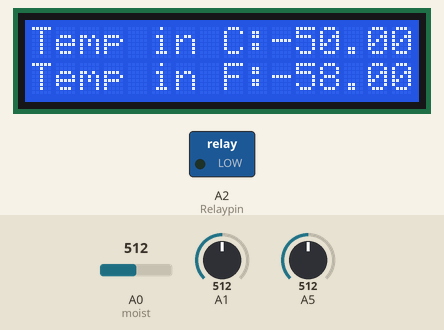
Recording of a sketch running on a simulated Arduino Uno, built with avr-gcc and run on an emulated ATmega328P. Parts: 16×2 character LCD, switched loads named in the sketch (green lamp = pin HIGH). The test bench sets the inputs (shaded band); at power-on: A0 (moist) = 512, A1 = 512, A5 = 512.

Above: at 1.2 s.
1.3 s: A0 (moist) set to 494
At 4.4 s:
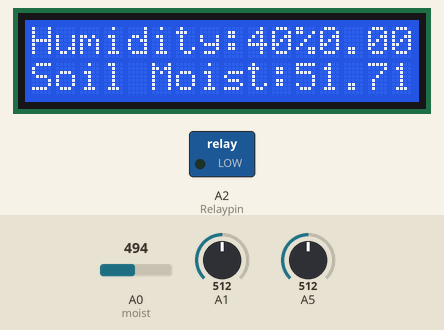
13.5 s: A0 (moist) set to 1023
At 15.6 s:
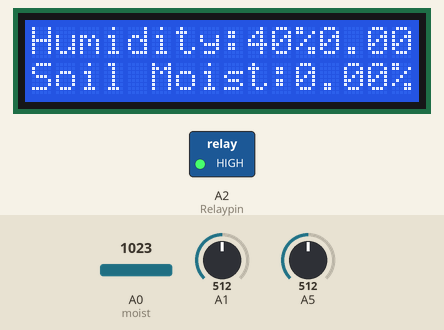
25.6 s: A0 (moist) set to 929
At 27.9 s:
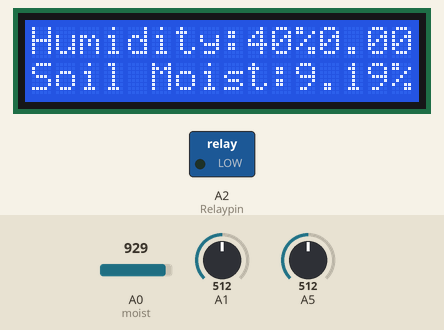
32.3 s: A0 (moist) set to 908
At 34.1 s:
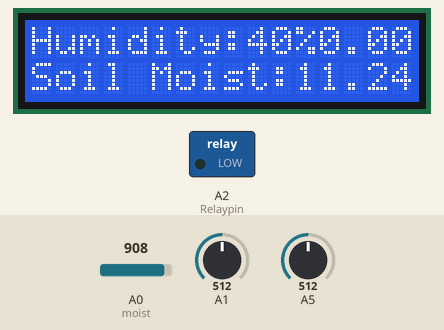
43.6 s: A0 (moist) set to 511
At 49.0 s:
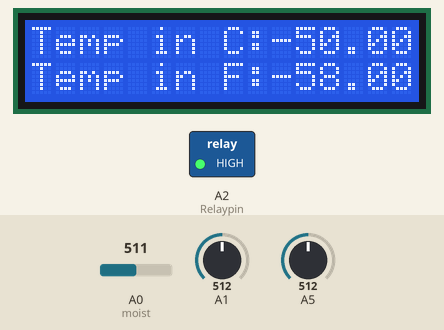
57.1 s: A1 set to 716
At 57.7 s:
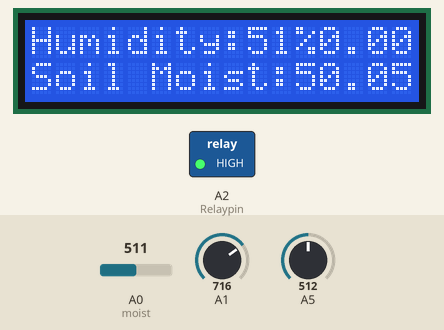
Timing chart, 0 to 60.1 s (numbered marks = the images above; inputs shaded):
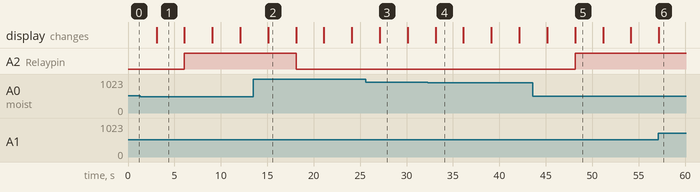

The sketch:

plant_monitoring1__1_.ino
```cpp
#include <LiquidCrystal.h>
LiquidCrystal lcd(12,11,5,4,3,2);
int temp=A1;
int moist=A0;
int humiditysensorOutput = 0;
int Relaypin=16;
int output;
int voltage;
float tempC;
float tempF;
void setup(){

  lcd.begin(16,2);
//Serial.begin(9600);
pinMode(A2, INPUT);
pinMode(16,OUTPUT);
}
void loop()
{
float moisture_percentage;

output=analogRead(A5);
voltage=output*(5/1024);
tempC=(voltage-0.5)*100;
tempF=(tempC*9/5)+32;
//Serial.print("Temperature in celsius");
//Serial.println(tempC);
//Serial.print("Temperature in Farenheat");
//Serial.println(tempF);
lcd.setCursor(0,0);
lcd.print("Temp in C:");
lcd.print(tempC);
lcd.setCursor(0,1);
lcd.print("Temp in F:");
lcd.print(tempF);
delay(3000);

humiditysensorOutput = analogRead(A1);
//Serial.print("Humidity: ");
//Serial.print(map(humiditysensorOutput, 0, 1023, 10, 70));
//Serial.println("%");
lcd.setCursor(0,0);
lcd.print("Humidity:");
lcd.print(map(humiditysensorOutput, 0, 1023, 10, 70));
lcd.print("%");

moisture_percentage = ( 100.00 - ( (analogRead(moist)/1023.00) * 100.00 ) );
//Serial.print("Soil Moisture:");
//Serial.print(moisture_percentage);
//Serial.println("%");
lcd.setCursor(0,1);
lcd.print("Soil Moist:");
lcd.print(moisture_percentage);
lcd.print("%");
delay(3000);

if(moisture_percentage<=50)
{
lcd.setCursor(0,1);
digitalWrite(Relaypin,LOW);
lcd.print("Motor on");
}
else
{
lcd.setCursor(0,1);
digitalWrite(Relaypin,HIGH);
lcd.print("Motor off");
}

}
```

Measured:
- the behaviour switches between 512 and 511 on A0 (moist) (found by bisection; images 0 and 1)
- the behaviour switches between 921 and 920 on A0 (moist) (found by bisection; images 3 and 4)
- after the input at 1.3 s, A2 (Relaypin): LOW → HIGH after 4.8 s
- after the input at 13.5 s, A2 (Relaypin): HIGH → LOW after 4.6 s; the display: changes after 1.6 s (image 2)
- after the input at 32.3 s, the display: changes after 0.83 s (image 4)
- after the input at 43.6 s, A2 (Relaypin): LOW → HIGH after 4.6 s
- what the display in image 1 shows lasts 3.0 s, from 3.1 s to 6.1 s
